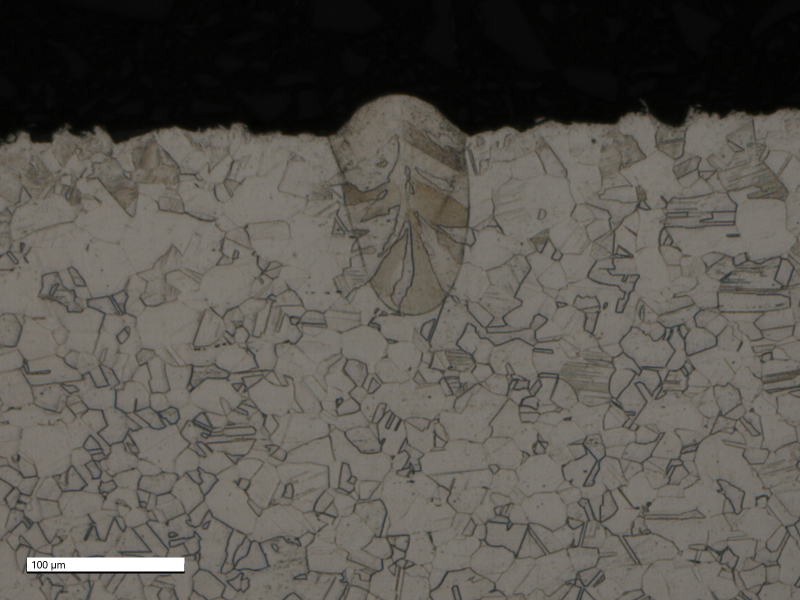
#> input picture data/example_image_1.tif, 1600 x 1200 px (shown at 1/2 size)
$ python -i __init__.py   (imports and definitions only)
#> lines starting #> are read from the running program, lines starting #| are printed output that depends on the picture
#> further down, picture is the input picture: shape (1200, 1600, 3); mean B, G, R 79.9, 85.7, 89.2
import numpy as np
import matplotlib.pyplot as plt
import cv2
from skimage import util
from skimage.segmentation import (morphological_chan_vese,
                                  morphological_geodesic_active_contour,
                                  inverse_gaussian_gradient,
                                  checkerboard_level_set)

# [24 lines left out: functions store_evolution_in, one_channel, not called in this run]

def blur(img, kernel=3, size=(512,512), form='bilateral'):
  '''
  Returns a resized, de-noised, blurred image
  by either gaussian or bilateral blurring.
  '''
#> called with kernel = 3, size = (512, 512), form = 'bilateral'
  if size!=None:
    img_resized = cv2.resize(img, dsize=size, interpolation=cv2.INTER_LINEAR)
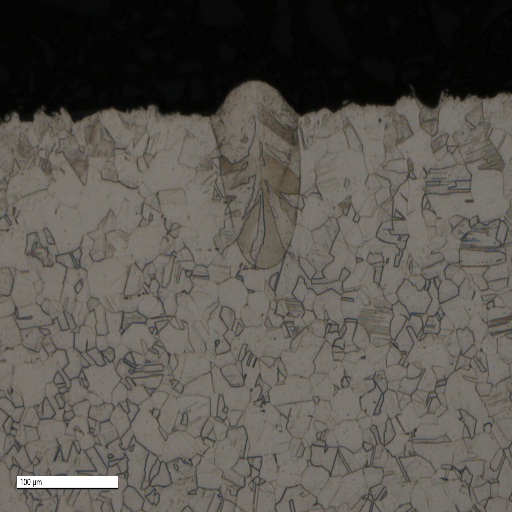
#> img_resized: shape (512, 512, 3); mean B, G, R 79.8, 85.6, 89.1
  else:
    img_resized = img

  img_denoised = np.where(img_resized>30, img_resized, 0)

  if form=='bilateral':
    img_blur = cv2.bilateralFilter(img_denoised, kernel, 75, 9)
  elif form=='gaussian':
    img_blur = cv2.GaussianBlur(img_denoised, (kernel,kernel), 0)
  elif form==None:
    img_blur = img_denoised
  else:
    print('invalid form of blurring')

  return img_blur

# [85 lines left out: functions equalise, edge_detection, mgas, not called in this run]

>>> import cv2
>>> picture = cv2.imread('../data/example_image_1.tif')
>>> result = blur(picture)

$ run again, on data/example_image_3.png
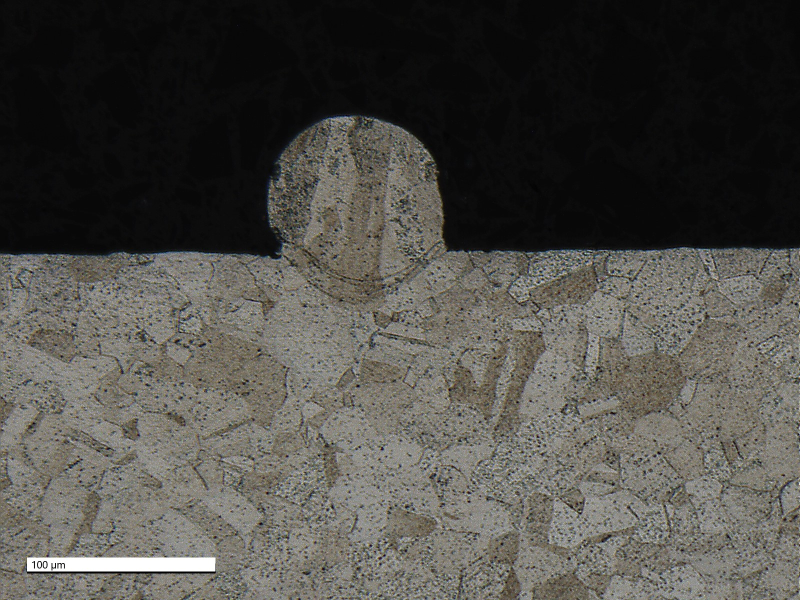
#> input picture data/example_image_3.png, 1600 x 1200 px (shown at 1/2 size)
#> picture is the input picture: shape (1200, 1600, 3); mean B, G, R 72.4, 77.4, 78.9
#> in blur, `img_resized = cv2.resize(img, dsize=size, interpolation=cv2.INTER_LINE..`:
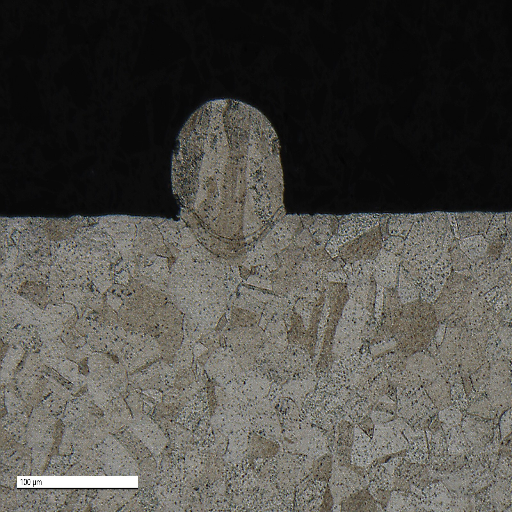
#> img_resized: shape (512, 512, 3); mean B, G, R 72.3, 77.3, 78.9
